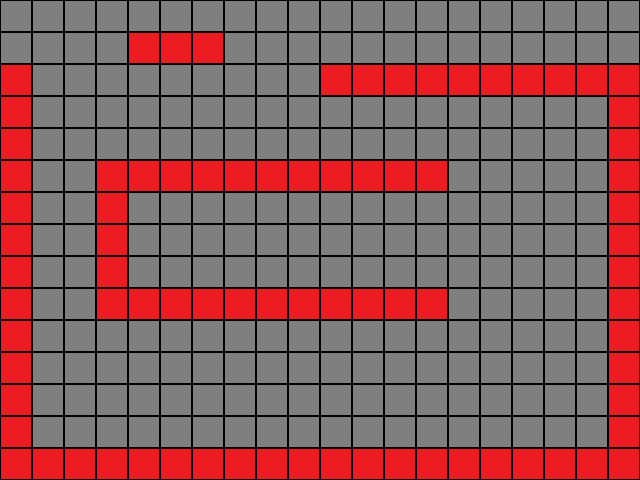

The image is a tile-based game level rendered from a .tmx file. Its description and source (layers, tilesets, objects; grid data summarised) follow:
An orthogonal 20x15 tile map with 32x32 px tiles, 1 tile layer (Kachelebene 1).

<map version="1.0" orientation="orthogonal" renderorder="left-up" width="20" height="15" tilewidth="32" tileheight="32" nextobjectid="1">
 <tileset firstgid="1" name="Spaceship" tilewidth="32" tileheight="32">
  <tile id="0">
   <properties>
    <property name="Solid" value="1" />
   </properties>
   <image width="32" height="32" source="Tile1.png" />
  </tile>
  <tile id="1">
   <properties>
    <property name="Solid" value="0" />
   </properties>
   <image width="32" height="32" source="Tile2.png" />
  </tile>
 </tileset>
 <layer name="Kachelebene 1" width="20" height="15">
  <data>[300 cells, 300 non-empty, 2 distinct tile ids]</data>
 </layer>
</map>